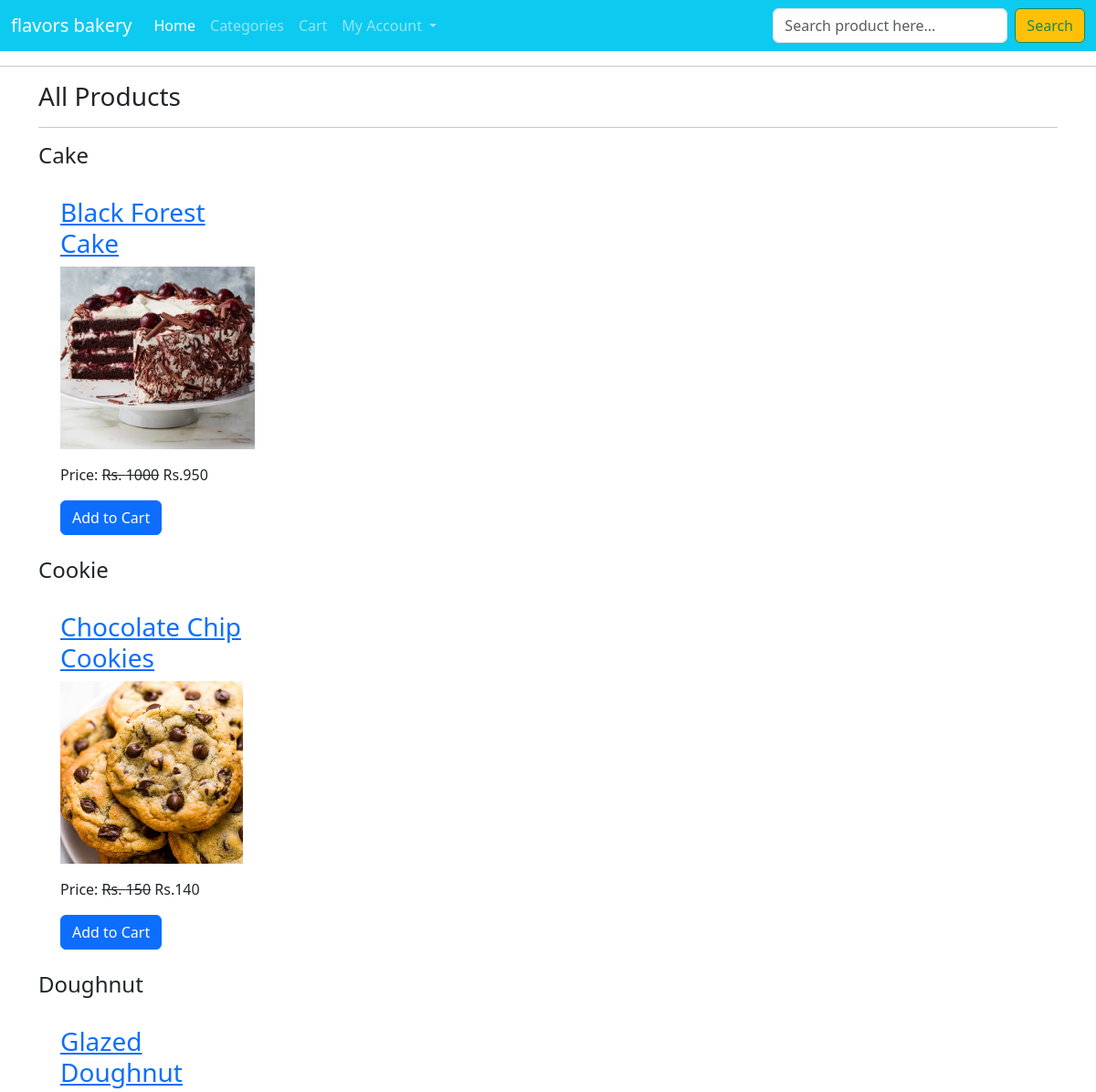
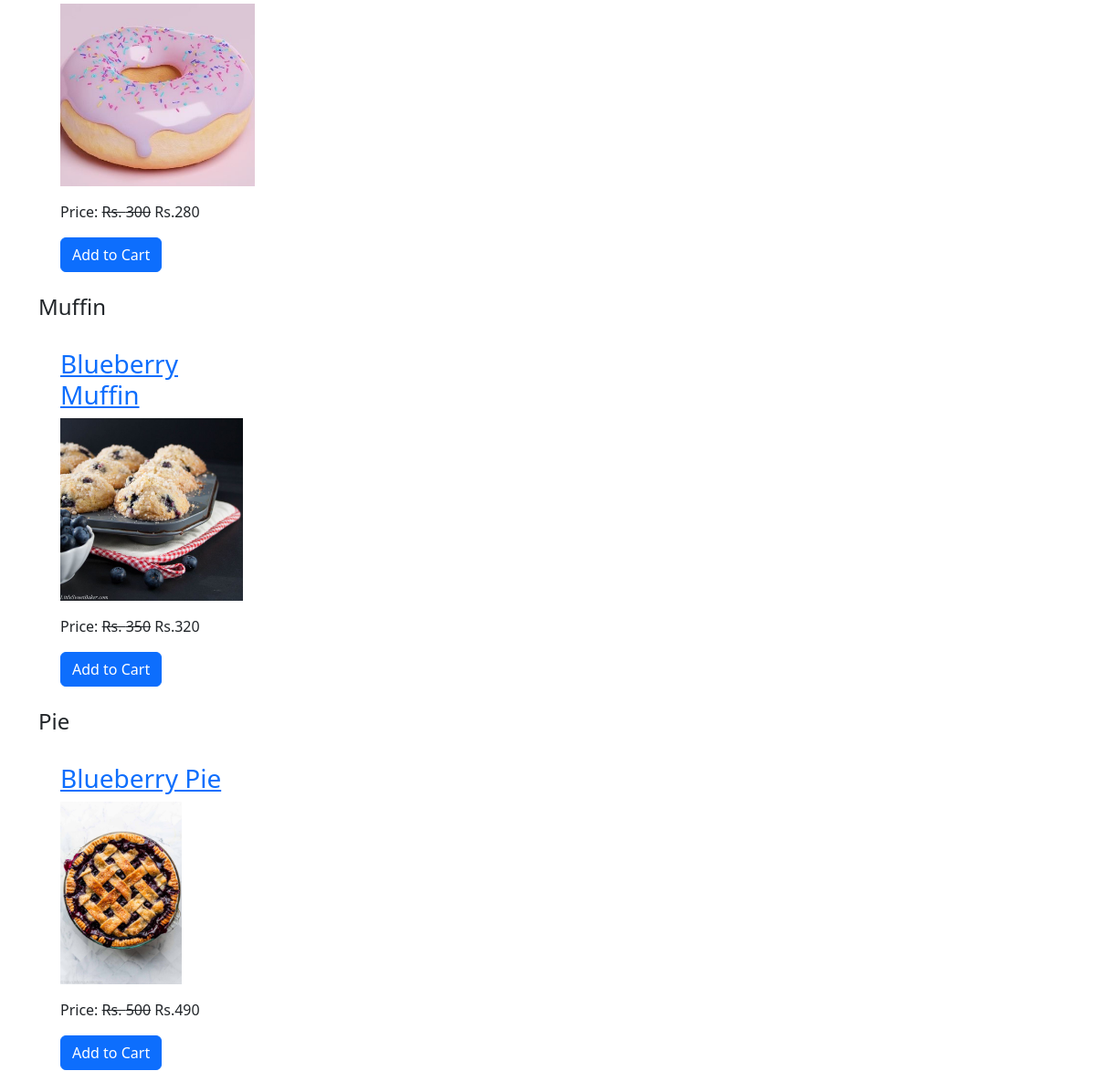
The page /all-products/ on the database its author committed (2 pictures, top to bottom).
### ecomapp/models.py (models this page shows, shortened)
class Category(models.Model):
    title = models.CharField(max_length=40)
    slug  = models.SlugField(unique = True)

class Product(models.Model):
    title = models.CharField(max_length=40)
    slug = models.SlugField(unique=True)
    category = models.ForeignKey(Category,on_delete=models.CASCADE)
    image = models.ImageField(upload_to="products")
    marked_price = models.PositiveIntegerField()
    selling_price = models.PositiveIntegerField()
    description =   models.TextField()
    expiry = models.DateField()
    return_policy =models.CharField(max_length=300, null=True,blank = True)
    view_count = models.PositiveIntegerField()

### ecomapp/views.py (the view)
# urls.py: path("all-products/",AllProductsView.as_view(),name="allproducts"),
class AllProductsView(TemplateView):
    template_name = "allproducts.html"
    def get_context_data(self, **kwargs):
        context =  super().get_context_data(**kwargs)
        context['allcategories'] = Category.objects.all()
        return context

### templates/allproducts.html (shortened to what this page needs)
{% extends 'base.html' %}
{% block content %}
    <div class="container">
        <h3>All Products</h3><hr/>
        {% for cat in allcategories %}
        <h4>{{ cat.title }}</h4>
        <div class="row">
            {% for p in cat.product_set.all %}
                <div class="col-md-3 ">
                    <div class="m-4">
                        <h3><a href="{% url 'ecomapp:productdetail' p.slug %}">{{ p.title }}</a></h3>
                        <img src="{{ p.image.url }}" class="img-fluid" style="height:200px; object-fit:cover;" />
                        <p class="mt-3">Price: <strike>Rs. {{ p.marked_price }}</strike> Rs.{{ p.selling_price }}</p>
                        <a href="{% url 'ecomapp:addtocart' p.id %}" class="btn btn-primary">Add to Cart</a>
                    </div>
                </div>
            {% endfor %}
        </div>
        {% endfor %}
    </div>
{% endblock content %}

### rows shown on the page
Category: title "Cake"
Product: title "Black Forest Cake", image (picture), marked_price "1000", selling_price "950"
Category: title "Cookie"
Product: title "Chocolate Chip Cookies", image (picture), marked_price "150", selling_price "140"
Category: title "Doughnut"
Product: title "Glazed Doughnut", image (picture), marked_price "300", selling_price "280"
Category: title "Muffin"
Product: title "Blueberry Muffin", image (picture), marked_price "350", selling_price "320"
Category: title "Pie"
Product: title "Blueberry Pie", image (picture), marked_price "500", selling_price "490"
